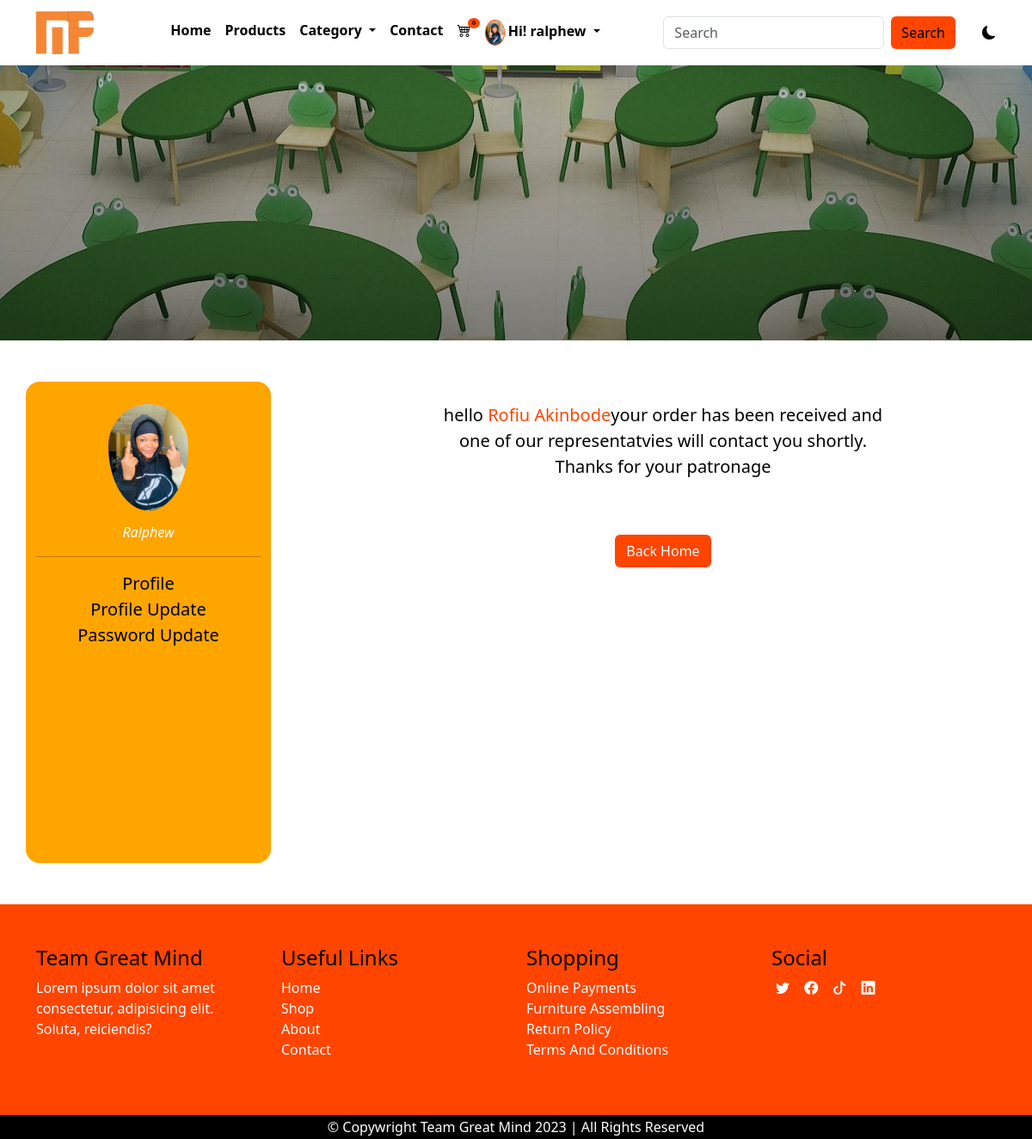
The app's page /callback (signed in) with its own data.
### main/models.py (models this page shows, shortened)
class AppInfo(models.Model):
    appname = models.CharField(max_length=50)
    logo = models.ImageField(upload_to='logo')
    carousel1 = models.ImageField(upload_to='carousel')
    carousel2 = models.ImageField(upload_to='carousel')
    carousel3 = models.ImageField(upload_to='carousel')
    banner = models.ImageField(upload_to='banner')
    copyright = models.IntegerField()

class Customer(models.Model):
    user = models.OneToOneField(User, on_delete=models.CASCADE)
    first_name = models.CharField(max_length=50)
    last_name = models.CharField(max_length=50)
    phone = models.CharField(max_length=15)
    email = models.EmailField(max_length=100)
    address = models.CharField(max_length=150)
    pix =  models.ImageField(upload_to='customer')
    joined = models.DateTimeField(auto_now=True)
    class Meta:
        db_table = 'customer'
        managed = True
        verbose_name = 'Customer'
        verbose_name_plural = 'Customer'

### main/views.py (the view)
# urls.py: path('callback', views.callback, name='callback'),
def callback(request):
    userprof = Customer.objects.get(user__username = request.user.username)
    cart = Cart.objects.filter(user__username = request.user.username, paid=False)
    for item in cart:
        item.paid = True
        item.save()
        furniture = Product.objects.get(pk=item.furniture.id)
    context = {
        'userprof' :userprof,
        'cart':cart,
    }
    return render(request, 'callback.html', context)

### main/context_processor.py (called while the page is built)
def dropdown(request):
    info = AppInfo.objects.get(pk=1)
    fdog = Category.objects.all()
    context = {
        'info':info,
        'fdog':fdog,
    }
    return context

def cartcount(request):
    count = Cart.objects.filter(user__username = request.user.username, paid=False)
    itemcount = 0
    for item in count:
        itemcount += item.quantity
    context = {
        'itemcount':itemcount
    }
    return context

### main/templates/callback.html (shortened to what this page needs)
{% extends 'base.html' %}
{% load static %}
{% block header %} {% include 'header.html' %} {% endblock header %}
{%block banner %} {% include 'banner.html' %} {%endblock banner %}
{% block content %}
<div class="container">
  <div class="row mt-5 mb-5">
   <div class="col-12 col-md-3 pavat">
      <img src="{{userprof.pix.url}}" alt="">
      <p>{{userprof.user}}</p>
      <hr>
      <ul class="list-unstyled">
        <li><a href="{% url 'profile' %}">Profile</a></li>
        <li><a href="{% url 'profile_update' %}">Profile update</a></li>
        <li><a href="{% url 'password_update' %}">Password update</a></li>
      </ul>
   </div>
   <div class="col-12 col-md-9 thank">
      <p>hello <span>{{userprof.first_name|title}} {{userprof.last_name|title}}</span>your order has been received and one of our
        representatvies will contact you shortly. Thanks for your
        patronage</p>
      <button class="btn mt-5"><a href="{% url 'home' %}">Back Home</a></button>
   </div>
 </div>
</div>
{% endblock content %}
{% block footer %}{% include 'footer.html' %}{% endblock footer %}

### main/templates/header.html (shortened to what this page needs)
<nav class="navbar navbar-expand-lg">
    <div class="container">
      <a class="navbar-brand" href="#"><img src="{{info.logo.url}}" alt="" style="height: 50px;"></a>
      <div class="collapse navbar-collapse" id="navbarSupportedContent">
        <ul class="navbar-nav mx-auto mb-2 mb-lg-0">
          {% if user.is_authenticated %}
          <li class="nav-item">
            <a class="nav-link active" aria-current="page" href="{% url 'home' %}">Home</a>
          </li>
          <li class="nav-item">
            <a class="nav-link" href="{% url 'products' %}">Products</a>
          </li>
          <li class="nav-item dropdown">
            <a class="nav-link dropdown-toggle" href="#" role="button" data-bs-toggle="dropdown" aria-expanded="false">
            Category
            </a>
          </li>
          <li class="nav-item">
                <a class="nav-link" href="{% url 'contact' %}">Contact</a>
          </li>
          <li class="nav-item">
            <a class="nav-link" href="{% url 'cart' %}">
                <div class="wrapper">
                    <i class="bi bi-cart4"></i>
                    <span class="badge">{{itemcount}}</span>
                </div>
            </a>
          </li>
          <li class="nav-item dropdown">
                <a class="nav-link dropdown-toggle" href="#" role="button" data-bs-toggle="dropdown" aria-expanded="false">
                  {% if user.customer %}
                  <img src="{{user.customer.pix.url}}" style="height: 30px;" alt="">
                  {% endif %}
                  <span>Hi! {{user.username}}</span>
                </a>
          </li>
          {% endif %}
        </ul>
        <form class="d-flex search" role="search" action="{% url 'search' %}" method="POST">
          <input class="form-control me-2" name="search" type="search" placeholder="Search" aria-label="Search">
          <button class="btn btn-outline-success" type="submit">Search</button>
        </form>
        <div class="samson">
          <i class="bi bi-moon-fill"></i>
        </div>
      </div>
    </div>
  </nav>

### main/static/css/style.css (style rules this page uses)
* { padding: 0%; margin: 0%; box-sizing: border-box; }
.samson { margin-left: 3%; cursor: pointer; }
:root { --bg: white; --icon: black; --text: black; }
body { background: var(--bg) !important; color: var(--text) !important; overflow: hidden; }
.navbar { background: var(--bg) !important; }
.navbar-nav a { color: var(--text); font-weight: 600; }
.wrapper { position: relative; }
.wrapper span { position: absolute; background-color: orangered; right: -10px; top: -2px; font-size: 7px; border-radius: 50%; color: black; }
.nav-item img { border-radius: 50%; border: 1px solid orangered; }
.search button { background-color: orangered; border: none; color: black; font-weight: 500; }
.pavat { text-align: center; background-color: orange; border-radius: 1rem; height: 70vh; }
.pavat img { height: 150px; border-radius: 100%; padding-top: 10%; }
.pavat p { color: white; font-style: italic; text-transform: capitalize; padding-top: 5%; }
.pavat a { text-decoration: none; text-transform: capitalize; font-size: 20px; color: black; }
.thank { text-align: center; width: 50%; margin-left: 15%; }
.thank p { font-size: 20px; }
.thank span { text-transform: capitalize; color: orangered; font-weight: 500; }
.thank button { background-color: orangered; }
.thank a { text-decoration: none; color: white; }

### records on screen
AppInfo: logo (picture)
Customer: pix (picture), user "Ralphew", first_name "Rofiu", last_name "Akinbode"

### other values on screen
{{ itemcount }} "0"
{{ user.username }} "ralphew"
